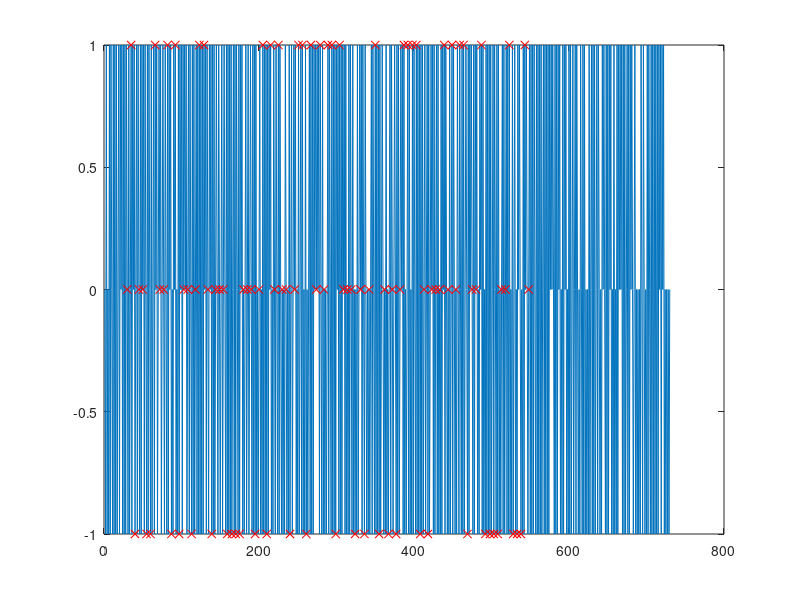

The MATLAB source for this figure: (Note: this script raises an error after producing the figure.)
clc
clear all

len=730;
signbalance=.5;
onevtwo=1/3;
y=zeros(len,1);
y(1)=0;

harshness=5; %Trade-off is structure vs balance. In theory, dynamic harshness dependent on k is the best trade-off and shortest methods section

%% vals "key":
%x
%y
%early pulse mag and +/- direction
%late pulse mag and +/- direction
%pseudorandom white noise magnitude
%shape (-1=none,0=triangle,1=square, 2=circle, 3=inf desired)
%cursor shown (0/1 false/true)
%acquisitions needed

cost=inf;

while cost>3
    for k=2:len
        if y(k-1)==0
            if rand<signbalance
                y(k)=-1;
                signbalance=signbalance-harshness*1/len;
            else
                y(k)=1;
                signbalance=signbalance+harshness*1/len;
            end
        else
            if rand<onevtwo
                y(k)=0;
                onevtwo=onevtwo-harshness*2/len;
            else
                y(k)=-y(k-1);
                onevtwo=onevtwo+harshness*1/len;
            end
        end
    end
    diffs=y(2:end)-y(1:end-1);
    signbalance_=sum(diffs<0)-sum(diffs>0)
    onevtwo_=sum(abs(diffs)==1)-sum(abs(diffs)==2)
    cost=abs(onevtwo_)+abs(signbalance_);
end



x=[y [0;sign(diffs)] [0;abs(diffs)]];

N=5;
DIR=[-1 1];
DIST=[1 2];
ntypes=5;

%Make a deck
c=0;
for k=1:N
    for kk=1:length(DIR)
        for kkk=1:length(DIST)
            for kkkk=1:ntypes
                c=c+1;
                catme(c).dat=[DIR(kk); DIST(kkk); kkkk];
            end
        end
    end
end
deck=[catme.dat];
deck=deck(:,randperm(size(deck,2)));

c=0;
d=1;
k=inf;
sd2=size(deck,2);
dist=zeros(sd2,1);
while c<len
    c=c+1;
    k=k+1;
    if (k<5)||(c<30)||(d>sd2)
        out(c).dat=[y(c); .5; 0; 0; 0; -1; 1; 1];
        continue
    end

    %if it's k>=7, reshuffle the deck and try again
    if (sum(x(c,2:3)'==deck(1:2,d))~=2)&&(k>5)
        deck(:,d:end)=deck(:,d-1+randperm(sd2-d+1));
    end
    if sum(x(c,2:3)'==deck(1:2,d))==2
        out(c).dat=[y(c); .5; 0; 0; 0; -1; 1; 1];
        continue
    end

    %[c,k]
    dist(d)=c;
    k=0;
    switch deck(3,d)
        case 1
            out(c).dat=[y(c); .5; 1; 0; 0; -1; 1; 1];
        case 2
            out(c).dat=[y(c); .5; -1; 0; 0; -1; 1; 1];
        case 3
            out(c).dat=[y(c); .5; 0; 1; 0; -1; 1; 1];
        case 4
            out(c).dat=[y(c); .5; 0; -1; 0; -1; 1; 1];
        case 5
            out(c).dat=[y(c); .5; 0; 0; 1; -1; 1; 1];
    end
    d=d+1;
end

figure(1)
clf
plot(1:len,y,dist,y(dist),'rx')
length(out)
size([out.dat])

[h]=hist(dist(2:end)-dist(1:end-1),5:11);
[(5:11)' h']

out(c).dat=[0; 0; 0; 0; 0; 0; 1; 1]; %Extra copy of the first shape to allow target acquisition
for s=0:3 %5 warmups on each, cursor shown
        c=c+1;
        out(c).dat=[0; 0; 0; 0; 0; s; 1; 5];
end

for s=0:3 %5 more warmups on each, cursor shown
        c=c+1;
        out(c).dat=[0; 0; 0; 0; 0; s; 1; 5]; 
end

SnMag=zeros(2,4*5*4);
k=0;
for s=0:3
    for n=linspace(0,1,5)
        for ITER=1:4
            k=k+1;
            SnMag(:,k)=[n;s];
        end
    end
end
SnMag=SnMag(:,randperm(k));

for k=1:4*5*4
    c=c+1;
    out(c).dat=[0; 0; 0; 0; SnMag(:,k); 1; 5];
end

o=[out.dat]';
o(1:730,1)=o(1:730,1)*.15-.025;
o(:,3:4)=o(:,3:4)*30;
o(1:730,5)=o(1:730,5)*2;
o=[(1:length(out))' o];
fid=fopen('../Data/input.dat','w');
fprintf(fid,'%5.0f\t%6.4f\t%6.4f\t%6.4f\t%6.4f\t%6.4f\t%1.0f\t%1.0f\t%1.0f\n',o');
fclose(fid);
